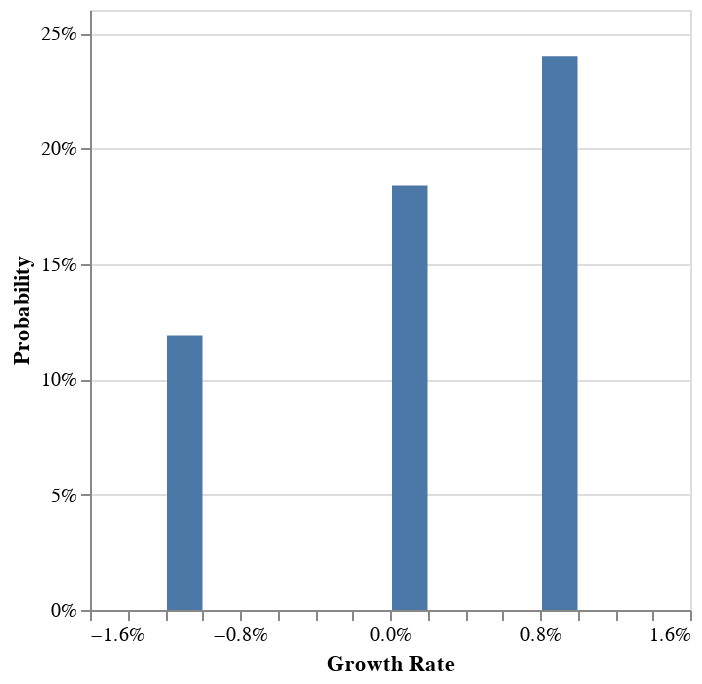

The notebook cell this image was saved under:
### Code cell
constant_dollar.plot_growth_rate_distribution(
    n_games=N_games, min_max_growth_rate=[-0.015, 0.015], step_size=0.002
)

### Figure 1 — Vega-Lite specification as saved in the notebook (floating-point values rounded to 4 significant figures; data arrays with more than 128 entries replaced by an {"elided": "..."} marker saying what was removed)
{"config": {"view": {"continuousWidth": 300, "continuousHeight": 300}}, "data": {"name": "data-af2e13a3e310697555b6a92fdd78f437"}, "mark": {"type": "bar"}, "encoding": {"x": {"axis": {"format": "%"}, "bin": {"extent": [-0.015, 0.015], "step": 0.002}, "field": "growth_rates", "title": "Growth Rate", "type": "quantitative"}, "y": {"aggregate": "sum", "axis": {"format": "%"}, "field": "pct", "title": "Probability", "type": "quantitative"}}, "transform": [{"joinaggregate": [{"op": "count", "field": "*", "as": "total"}]}, {"calculate": "1 / datum.total", "as": "pct"}], "$schema": "https://vega.github.io/schema/vega-lite/v5.8.0.json", "datasets": {"data-af2e13a3e310697555b6a92fdd78f437": {"elided": "1000 records"}}}
